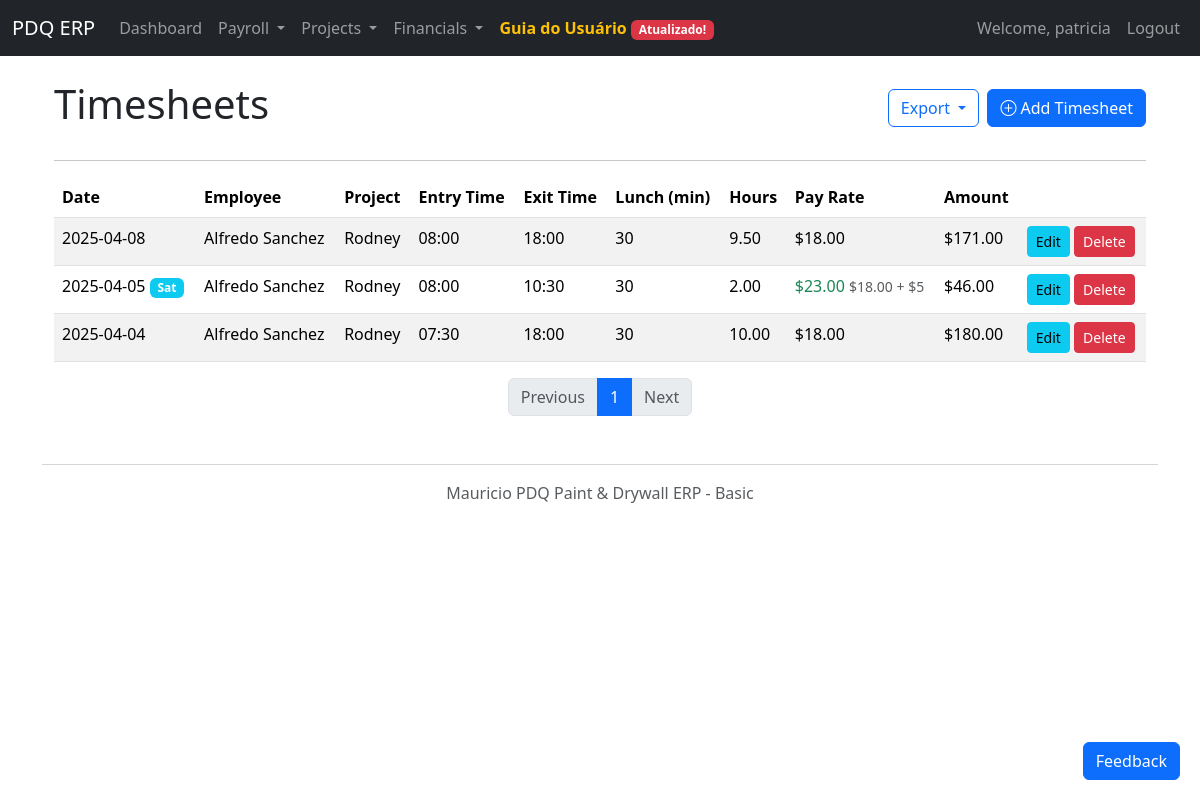
/timesheets (signed in), run on the app's committed database.
### models.py (models this page shows, shortened)
class Timesheet(db.Model):
    id = db.Column(db.Integer, primary_key=True)
    employee_id = db.Column(db.Integer, db.ForeignKey('employee.id', ondelete='CASCADE'), nullable=False)
    project_id = db.Column(db.Integer, db.ForeignKey('project.id', ondelete='CASCADE'), nullable=True)
    date = db.Column(db.Date, nullable=False)
    entry_time = db.Column(db.Time, nullable=False)
    exit_time = db.Column(db.Time, nullable=False)
    lunch_duration_minutes = db.Column(db.Integer, default=0)
    employee = db.relationship('Employee', foreign_keys=[employee_id], backref=db.backref('timesheets', cascade='all, delete-orphan'))
    project = db.relationship('Project', foreign_keys=[project_id], backref=db.backref('timesheets', cascade='all, delete-orphan'))
    __table_args__ = (
        db.Index('idx_timesheet_employee_date', 'employee_id', 'date'),
        db.Index('idx_timesheet_project_date', 'project_id', 'date'),
    )
    @property
    def raw_hours(self):
        if self.entry_time and self.exit_time:
            base_date = datetime.now().date()
            entry_datetime = datetime.combine(base_date, self.entry_time)
            exit_datetime = datetime.combine(base_date, self.exit_time)
            if exit_datetime < entry_datetime:
                exit_datetime = exit_datetime + timedelta(days=1)
            time_diff = exit_datetime - entry_datetime
            return time_diff.total_seconds() / 3600  # Convert seconds to hours
        return 0
    @property
    def calculated_hours(self):
        if self.entry_time and self.exit_time:
            hours = self.raw_hours
            if self.lunch_duration_minutes >= 60:
                lunch_deduction = 0.5
            elif self.lunch_duration_minutes < 30:
                lunch_deduction = 0
            else:
                lunch_deduction = self.lunch_duration_minutes / 60
            return hours - lunch_deduction
        return 0
    @property
    def effective_hourly_rate(self):
        if not self.date or not self.employee:
            return 0
        base_rate = self.employee.pay_rate
        if self.date.weekday() == 5:  # 5 is Saturday (0 is Monday, 6 is Sunday)
            return base_rate + 5.0
        return base_rate

class Employee(db.Model):
    id = db.Column(db.Integer, primary_key=True)
    name = db.Column(db.String(100), nullable=False)
    employee_id_str = db.Column(db.String(20), unique=True)
    contact_details = db.Column(db.Text)
    pay_rate = db.Column(db.Float, nullable=False)
    payment_method_preference = db.Column(db.Enum(PaymentMethod))
    is_active = db.Column(db.Boolean, default=True)
    hire_date = db.Column(db.Date)

class Project(db.Model):
    id = db.Column(db.Integer, primary_key=True)
    name = db.Column(db.String(150), nullable=False)
    project_id_str = db.Column(db.String(50), unique=True)
    client_name = db.Column(db.String(100))
    location = db.Column(db.String(200))
    start_date = db.Column(db.Date)
    end_date = db.Column(db.Date)
    contract_value = db.Column(db.Float)
    description = db.Column(db.Text)
    status = db.Column(db.Enum(ProjectStatus), default=ProjectStatus.PENDING, nullable=False)

### app.py (the view)
@app.route('/timesheets')
@login_required
def timesheets():
    page = request.args.get('page', 1, type=int)
    timesheet_list = Timesheet.query.join(Employee).outerjoin(Project)\
                        .order_by(Timesheet.date.desc(), Employee.name)\
                        .paginate(page=page, per_page=20)  # Add pagination
    return render_template('timesheets.html', timesheets=timesheet_list)

### app.py (called while the page is built)
def login_required(f):
    @wraps(f)
    def decorated_function(*args, **kwargs):
        if 'user_id' not in session:
            flash('Please log in to access this page.', 'danger')
            return redirect(url_for('login'))
        return f(*args, **kwargs)
    return decorated_function

### templates/timesheets.html (shortened to what this page needs)
{% extends "layout.html" %}
{% block content %}
<div class="container mt-4">
    <div class="d-flex justify-content-between align-items-center mb-4">
        <h1>Timesheets</h1>
        <div class="d-flex">
            <div class="dropdown me-2">
                <button class="btn btn-outline-primary dropdown-toggle" type="button" id="exportDropdown" data-bs-toggle="dropdown" aria-expanded="false">
                    Export
                </button>
            </div>
            <a href="{{ url_for('add_timesheet') }}" class="btn btn-primary">
                <i class="bi bi-plus-circle"></i> Add Timesheet
            </a>
        </div>
    </div>
    <hr>
    {% if timesheets.items %}
    <div class="table-responsive">
        <table class="table table-striped table-hover">
            <thead>
                <tr>
                    <th>Date</th>
                    <th>Employee</th>
                    <th>Project</th>
                    <th>Entry Time</th>
                    <th>Exit Time</th>
                    <th>Lunch (min)</th>
                    <th>Hours</th>
                    <th>Pay Rate</th>
                    <th>Amount</th>
                    <th></th>
                </tr>
            </thead>
            <tbody>
                {% for timesheet in timesheets.items %}
                <tr>
                    <td>{{ timesheet.date.strftime('%Y-%m-%d') }}
                        {% if timesheet.date.weekday() == 5 %}
                            <span class="badge bg-info" title="Saturday premium: +$5/hour">Sat</span>
                        {% endif %}
                    </td>
                    <td>{{ timesheet.employee.name }}</td>
                    <td>{% if timesheet.project %}{{ timesheet.project.name }}{% else %}No Project{% endif %}</td>
                    <td>{{ timesheet.entry_time.strftime('%H:%M') }}</td>
                    <td>{{ timesheet.exit_time.strftime('%H:%M') }}</td>
                    <td>{{ timesheet.lunch_duration_minutes }}</td>
                    <td>{{ "%.2f"|format(timesheet.calculated_hours) }}</td>
                    <td>
                        {% if timesheet.date.weekday() == 5 %}
                            <span class="text-success">${{ "%.2f"|format(timesheet.effective_hourly_rate) }}</span>
                            <small class="text-muted">${{ "%.2f"|format(timesheet.employee.pay_rate) }} + $5</small>
                        {% else %}
                            ${{ "%.2f"|format(timesheet.employee.pay_rate) }}
                        {% endif %}
                    </td>
                    <td>${{ "%.2f"|format(timesheet.calculated_hours * timesheet.effective_hourly_rate) }}</td>
                    <td>
                        <a href="{{ url_for('edit_timesheet', id=timesheet.id) }}" class="btn btn-sm btn-info">Edit</a>
                        <form method="POST" action="{{ url_for('delete_timesheet', id=timesheet.id) }}" style="display: inline-block;">
                            <button type="submit" class="btn btn-sm btn-danger" onclick="return confirm('Are you sure you want to delete this timesheet entry?')">Delete</button>
                        </form>
                    </td>
                </tr>
                {% endfor %}
            </tbody>
        </table>
    </div>
    <nav aria-label="Timesheet pages">
        <ul class="pagination justify-content-center">
            {% if timesheets.has_prev %}
            <li class="page-item">
                <a class="page-link" href="{{ url_for('timesheets', page=timesheets.prev_num) }}">Previous</a>
            </li>
            {% else %}
            <li class="page-item disabled">
                <span class="page-link">Previous</span>
            </li>
            {% endif %}
            {% for page_num in timesheets.iter_pages(left_edge=1, right_edge=1, left_current=1, right_current=2) %}
                {% if page_num %}
                    {% if page_num == timesheets.page %}
                    <li class="page-item active">
                        <span class="page-link">{{ page_num }}</span>
                    </li>
                    {% else %}
                    <li class="page-item">
                        <a class="page-link" href="{{ url_for('timesheets', page=page_num) }}">{{ page_num }}</a>
                    </li>
                    {% endif %}
                {% else %}
                    <li class="page-item disabled">
                        <span class="page-link">...</span>
                    </li>
                {% endif %}
            {% endfor %}
            {% if timesheets.has_next %}
            <li class="page-item">
                <a class="page-link" href="{{ url_for('timesheets', page=timesheets.next_num) }}">Next</a>
            </li>
            {% else %}
            <li class="page-item disabled">
                <span class="page-link">Next</span>
            </li>
            {% endif %}
        </ul>
    </nav>
    {% else %}
    <div class="alert alert-info">
        No timesheet entries found. <a href="{{ url_for('add_timesheet') }}" class="alert-link">Add your first timesheet entry</a>.
    </div>
    {% endif %}
{% endblock %}

### data on the page
Timesheet: date "2025-04-08", employee.name "Alfredo Sanchez", project.name "Rodney", entry_time "08:00", exit_time "18:00", lunch_duration_minutes "30", calculated_hours "9.50", timesheet.calculated_hours*timesheet.effective_hourly_rate "171.00"
Employee: employee.pay_rate "18.00"
Timesheet: date "2025-04-05", shows "Sat", employee.name "Alfredo Sanchez", project.name "Rodney", entry_time "08:00", exit_time "10:30", lunch_duration_minutes "30", calculated_hours "2.00", effective_hourly_rate "23.00", timesheet.calculated_hours*timesheet.effective_hourly_rate "46.00"
Timesheet: date "2025-04-04", employee.name "Alfredo Sanchez", project.name "Rodney", entry_time "07:30", exit_time "18:00", lunch_duration_minutes "30", calculated_hours "10.00", timesheet.calculated_hours*timesheet.effective_hourly_rate "180.00"

### other printed values
{{ session.get('username') }} "patricia"
{{ page_num }} "1"
